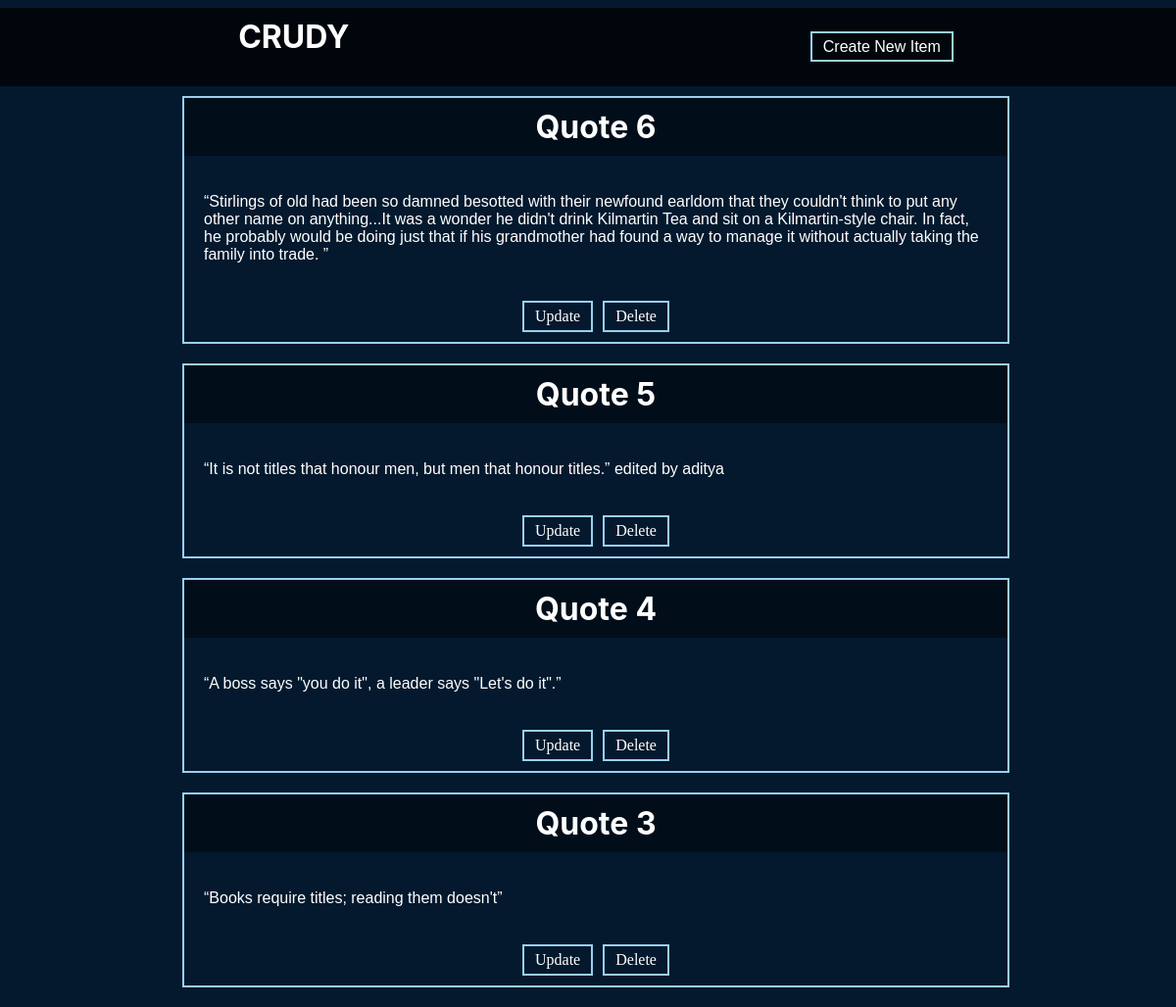
The page /crudapp/ on the database its author committed.
### crudapp/models.py (models this page shows, shortened)
class dataModel(models.Model):
	title=models.CharField(max_length=200)
	description=models.TextField()

### crudapp/views.py (the view)
# urls.py: path('',views.list_view,name='index'),
def list_view(request):
	context={}
	dataset=dataModel.objects.order_by('-id')[:]
	context["dataset"]=dataset
	return render(request,'crudapp/list_view.html',context)

### crudapp/templates/crudapp/list_view.html (shortened to what this page needs)
<!DOCTYPE html>
<html lang="en">
<head>
</head>
<body>
    <div class="main">
        <div class="header">
            <h1>
                CRUDY
            </h1>
            <p>
                <a href="{%url 'crudapp:index' %}">Create New Item</a>
            </p>
        </div>
        {%for data in dataset%}
        <div class="dataBox">
            <div class="data">
                <a href="{%url 'crudapp:detail' data.id%}">
                    <h1>{{data.title}}</h1> <br>
                </a>
                <p style="margin:10px">{{data.description}}</p> <br>
            </div>
            <div class="buttons">
                <a href="{%url 'crudapp:update' data.id%}">
				Update
			</a>
                <a style=" margin-left: 10px;" href="{%url 'crudapp:delete' data.id%}">
				Delete
			</a>
            </div>
        </div>
        {%endfor%}
    </div>
</body>
</html>

### crudapp/templates/crudapp/list_view.html (style rules this page uses)
.main h1 { font-family: -apple-system, BlinkMacSystemFont, 'Segoe UI', Roboto, Oxygen, Ubuntu, Cantarell, 'Open Sans', 'Helvetica Neue', sans-serif }
.main p { font-family: Verdana, Geneva, Tahoma, sans-serif; }
body { background-color: #04192e; width: 100vw; height: 100vh; }
.buttons a { color: white; padding: 5px 11px; margin-bottom: 10px; border: 2px solid #99d0f0; }
.main { display: flex; justify-content: center; align-items: center; flex-flow: column; }
.main p { color: white; padding: 10px; margin: 0px; }
a { text-decoration: none; color: white; text-align: center; }
.main a h1 { padding: 10px; margin: 0px; background-color: #010e1a; }
.dataBox { width: 70%; border: 2px solid #99d0f0; margin-bottom: 20px; }
.buttons { display: flex; justify-content: center; align-items: center; }
.main .header h1 { margin-top: 0; padding: 10px; color: white; }
.header { background-color: #00060c; width: 100%; display: flex; justify-content: space-around; align-items: center; padding: 0px 10px; margin: 0px 10px; margin-bottom: 10px; }
.header a { color: white; padding: 5px 11px; margin-bottom: 10px; border: 2px solid #99d0f0; }

### rows shown on the page
dataModel: title "Quote 6", description "“Stirlings of old had been so damned besotted with their newfound earldom that they couldn't think to put any other name on anything...It was a wonder he didn't drink Kilmartin Tea and sit on a Kilmartin-style chair. In fact, he probably would be doing just that if his grandmother had found a way to manage it without actually taking the family into trade. ”"
dataModel: title "Quote 5", description "“It is not titles that honour men, but men that honour titles.” edited by aditya"
dataModel: title "Quote 4", description "“A boss says \"you do it\", a leader says \"Let's do it\".”"
dataModel: title "Quote 3", description "“Books require titles; reading them doesn't”"
